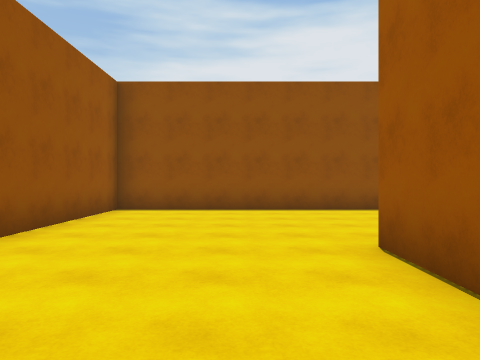
view 1 (above)

22 first-person views from a walk through a 3-D level made in the Unity game engine. The camera is 1.5 m above the floor, looks level and sees 70° across. The floor is counted in squares, 2 m on a side. Each view is taken from the middle of a square. On the plan, view 1 faces up. The plan holds only what a view shows up to about 11 squares ahead; the rest is blank. The place goes on beyond the plan. The player is left out.

view 2
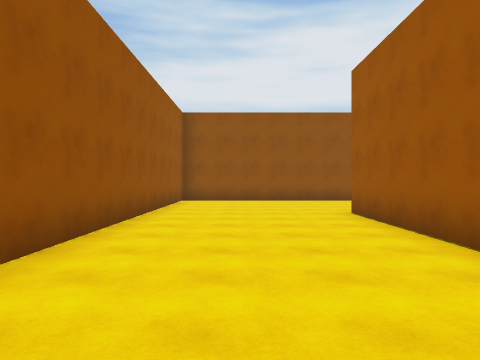

view 3
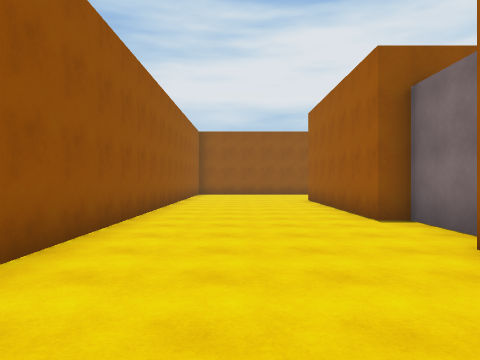

view 4
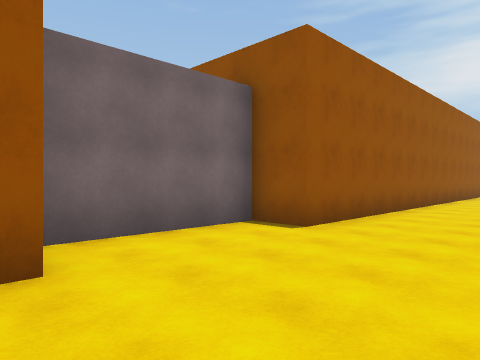

view 5
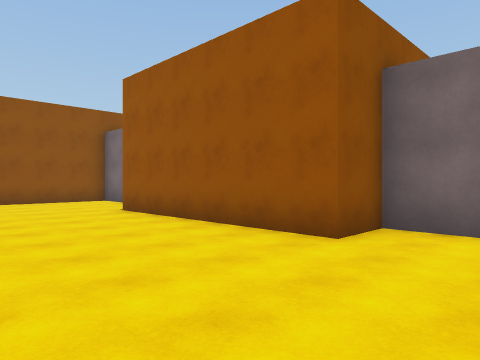

view 6
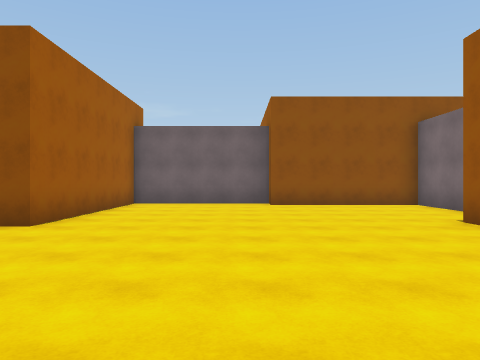

view 7
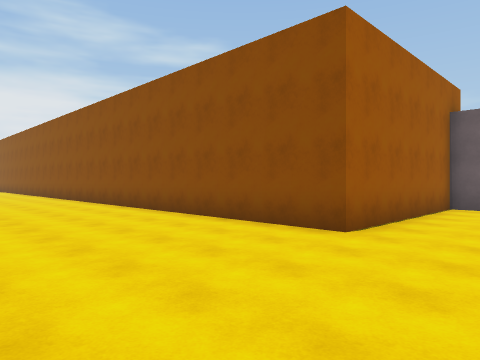

view 8
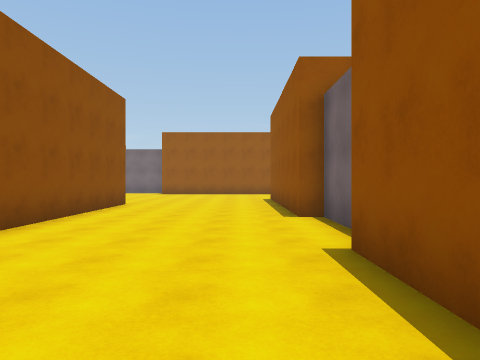

view 9
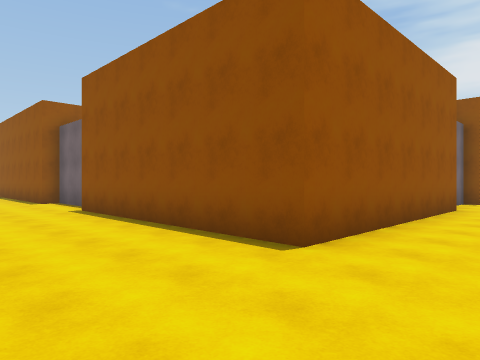

view 10
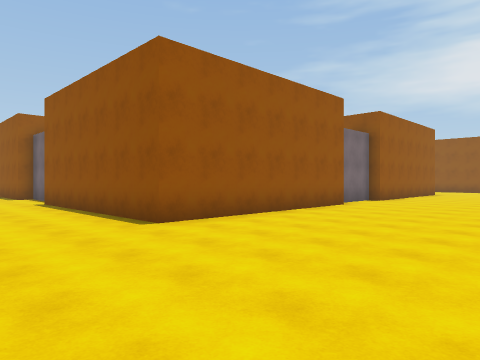

view 11
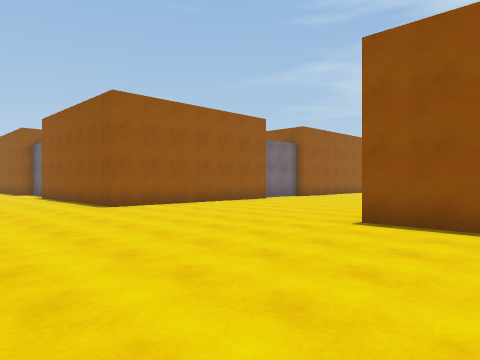

view 12
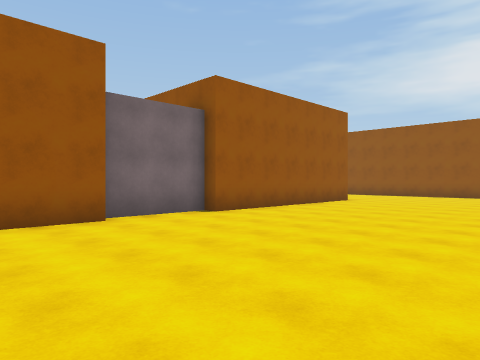

view 13
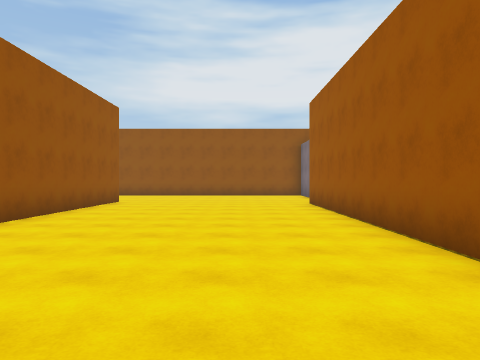

view 14
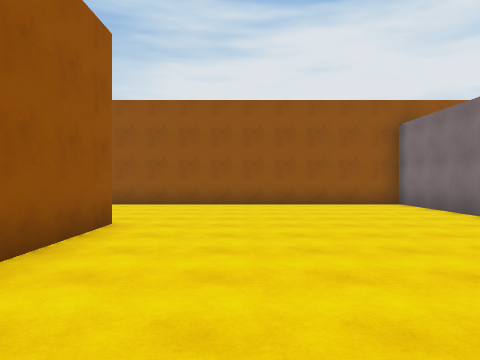

view 15
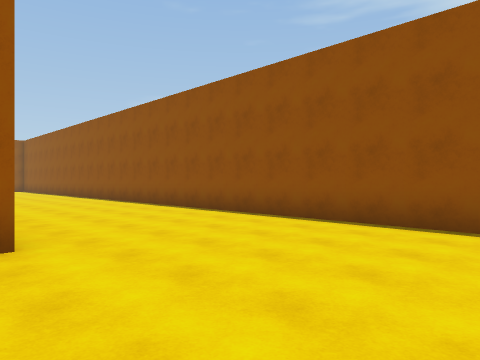

view 16
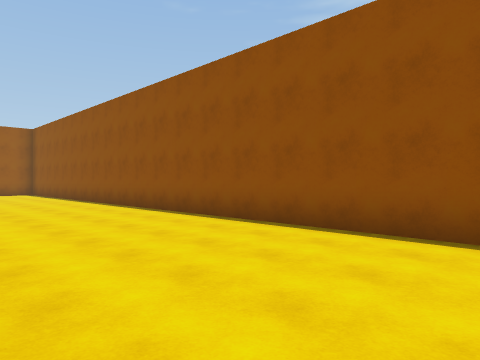

view 17
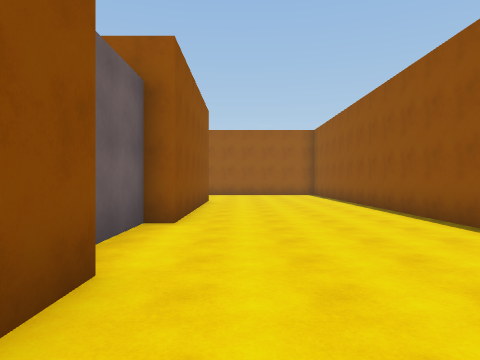

view 18
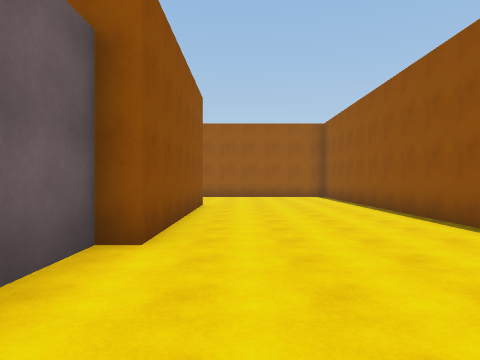

view 19
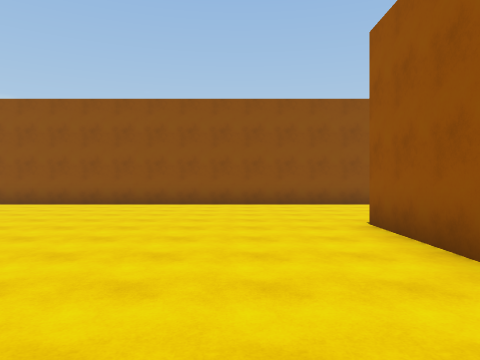

view 20
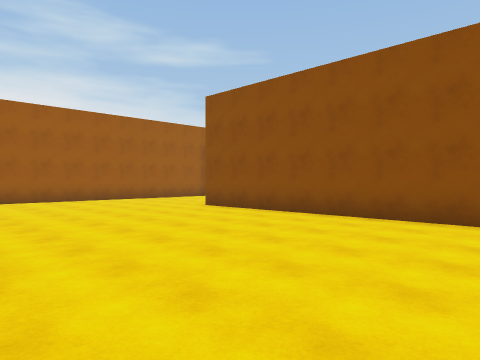

view 21
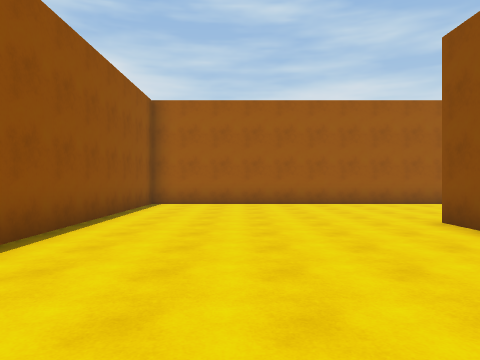

view 22
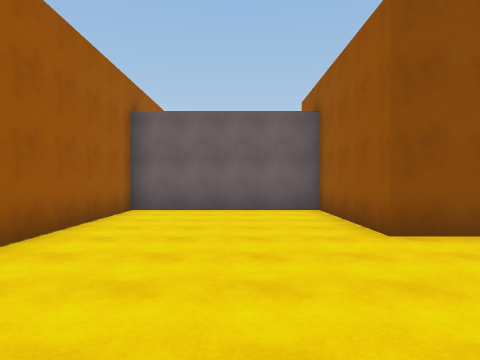

### Floor plan
Points are (right, up) in squares from view 1. A wall is a line through its corners. A room is listed if a view was taken in it or the views show most of it. See-through windows are left out.
Room 1 (views 1, 2, 3, 4, 5, 6, 7, 8, 9, 10, 11, 12, 13, 14, 15, 16, 17, 18, 19, 20, 21, 22)
walls: (17.8, -5.2) (17.8, -11.8) (11.2, -11.8); (24.3, -4.9) (24.3, 3); (10, -11.3) (8.1, -11.3) (8.1, -11.8) (4.1, -11.8); (16, -16.5) (29, -16.5) (29, -20.6) (33.7, -20.6) (33.7, -10.2) (24.2, -10.2); (17.8, 3.9) (17.8, -2.6) (17.4, -2.6) (17.4, -5.1); (11.2, 3.9) (12.5, 3.9); (25, 5.1) (25, 8.7) (-3.1, 8.7) (-3.1, -7.4) (-4.3, -7.4) (-4.3, -11.2) (-3.1, -11.2) (-3.1, -17.1); (2.2, -4.5) (2.2, -2.6) (1.6, -2.6) (1.6, 3.9) (8.1, 3.9) (8.1, 3.3) (10.1, 3.3); (-4.3, -19.1) (-4.3, -21.3) (0.1, -21.3) (0.1, -22) (4.4, -22) (4.4, -16.5) (13, -16.5)

Where each view was taken, in squares from view 1:
view 1: 0 up, 0 right, facing up
view 2: 4 down, 1 left, facing up
view 3: 9 down, 1 left, facing up
view 4: 12 down, 0 right, facing up-left
view 5: 9 down, 1 right, facing down-left
view 6: 11 down, 1 right, facing down
view 7: 12 down, 2 right, facing down-right
view 8: 13 down, 15 right, facing left
view 9: 15 down, 20 right, facing up-left
view 10: 15 down, 23 right, facing up-left
view 11: 16 down, 27 right, facing up-left
view 12: 8 down, 24 right, facing up-left
view 13: 8 down, 22 right, facing up
view 14: 2 down, 20 right, facing up
view 15: 3 up, 22 right, facing up-left
view 16: 4 up, 16 right, facing up-left
view 17: 5 up, 14 right, facing left
view 18: 5 up, 12 right, facing left
view 19: 6 down, 20 right, facing down
view 20: 10 down, 21 right, facing down-right
view 21: 13 down, 23 right, facing right
view 22: 12 down, 31 right, facing down
